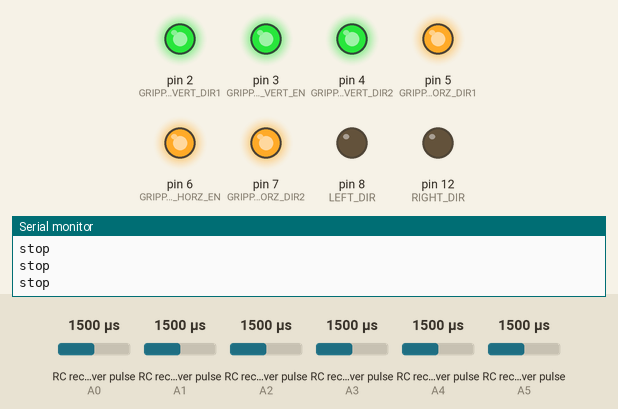
Simulated run of this sketch. Board: Arduino Uno, built with avr-gcc and run on an emulated ATmega328P. Parts: output pins drawn as LEDs (lit = HIGH), the last lines printed to the serial monitor. Wiring (inferred from the names in the program): 6 × RC receiver channel: data A0 / data A1 / data A2 / data A3 / data A4 / data A5. The test bench sets the inputs (shaded band); at power-on: RC receiver pulse (sensors on A0, A1, A4, A2, A3, A5) 1500 µs. Pins used as bus, display or sensor lines are not drawn.

Above: at 1.2 s.
1.3 s: RC receiver pulse (sensor on A0) set to 1419 µs
2.8 s: RC receiver pulse (sensor on A0) set to 1390 µs
At 3.6 s:
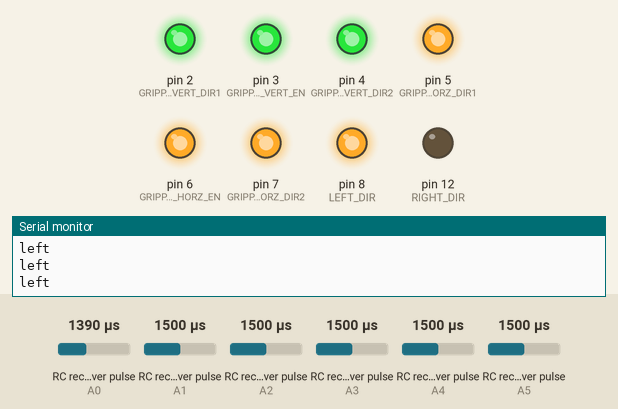
4.4 s: RC receiver pulse (sensor on A1) set to 1536 µs
5.9 s: RC receiver pulse (sensor on A1) set to 1561 µs
At 7.2 s:
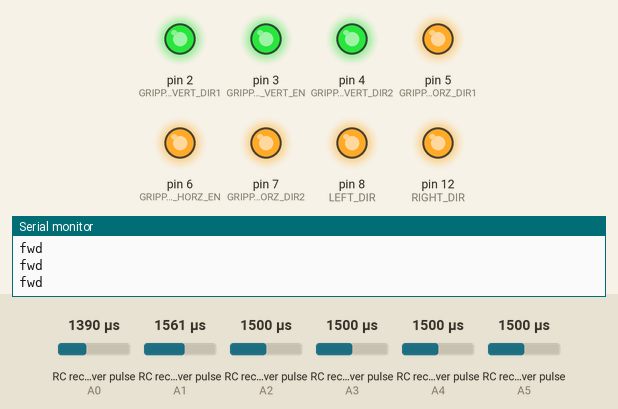
7.5 s: RC receiver pulse (sensor on A4) set to 1306 µs
9.0 s: RC receiver pulse (sensor on A4) set to 1281 µs
At 9.8 s:
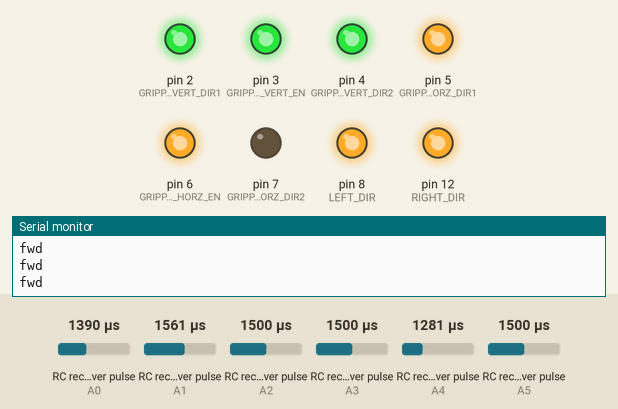
Timing chart, 0 to 11.6 s (numbered marks = the images above; inputs shaded):
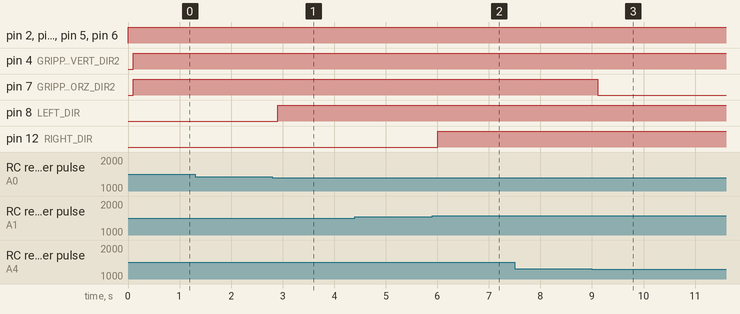

Measured:
- the behaviour switches between 1402 and 1401 µs on RC receiver pulse (sensor on A0) (found by bisection; images 0 and 1)
- the behaviour switches between 1549 and 1550 µs on RC receiver pulse (sensor on A1) (found by bisection; images 1 and 2)
- the behaviour switches between 1298 and 1297 µs on RC receiver pulse (sensor on A4) (found by bisection; images 2 and 3)
- after the input at 2.8 s, pin 8 (LEFT_DIR): LOW → HIGH after 0.10 s
- after the input at 5.9 s, pin 12 (RIGHT_DIR): LOW → HIGH after 0.11 s
- after the input at 9.0 s, pin 7 (GRIPPER_HORZ_DIR2): HIGH → LOW after 0.11 s

The sketch:

madmax_final.ino
```cpp
#include <EnableInterrupt.h>

constexpr int LEFT_DIR = 8;
constexpr int LEFT_POWER = 9;
constexpr int RIGHT_DIR = 12;
constexpr int RIGHT_POWER = 13;

constexpr int GRIPPER_VERT_EN = 3;
constexpr int GRIPPER_VERT_DIR1 = 2;
constexpr int GRIPPER_VERT_DIR2 = 4;

constexpr int GRIPPER_HORZ_EN = 6;
constexpr int GRIPPER_HORZ_DIR1 = 5;
constexpr int GRIPPER_HORZ_DIR2 = 7;


#define SERIAL_PORT_SPEED 9600
#define RC_NUM_CHANNELS 6

#define RC_CH1 0
#define RC_CH2 1
#define RC_CH3 2
#define RC_CH4 3
#define RC_CH5 4
#define RC_CH6 5

#define RC_CH1_INPUT A0
#define RC_CH2_INPUT A1
#define RC_CH3_INPUT A2
#define RC_CH4_INPUT A3
#define RC_CH5_INPUT A4
#define RC_CH6_INPUT A5

/*
    R1 --- R2
    |       |
    |       |
    |       |
    R1 --- R4
*/

int rc_values[RC_NUM_CHANNELS];
int rc_start[RC_NUM_CHANNELS];
volatile int rc_shared[RC_NUM_CHANNELS];

constexpr int RC_CH1_MEAN = 1500;
constexpr int RC_CH2_MEAN = 1450;

constexpr int RC_CH5_MEAN = 1500;
constexpr int RC_CH6_MEAN = 1500;

void gripper_vert_stop() {
  digitalWrite(GRIPPER_VERT_EN, HIGH);
  digitalWrite(GRIPPER_VERT_DIR1, HIGH);
  digitalWrite(GRIPPER_VERT_DIR2, HIGH);
}

void gripper_horz_stop() {
  digitalWrite(GRIPPER_HORZ_EN, HIGH);
  digitalWrite(GRIPPER_HORZ_DIR1, HIGH);
  digitalWrite(GRIPPER_HORZ_DIR2, HIGH);
}

void gripper_up() {
  digitalWrite(GRIPPER_VERT_EN, HIGH);
  digitalWrite(GRIPPER_VERT_DIR1, HIGH);
  digitalWrite(GRIPPER_VERT_DIR2, LOW);
}

void gripper_down() {
  digitalWrite(GRIPPER_VERT_EN, HIGH);
  digitalWrite(GRIPPER_VERT_DIR1, LOW);
  digitalWrite(GRIPPER_VERT_DIR2, HIGH);
}

void gripper_open() {
  digitalWrite(GRIPPER_HORZ_EN, HIGH);
  digitalWrite(GRIPPER_HORZ_DIR1, HIGH);
  digitalWrite(GRIPPER_HORZ_DIR2, LOW);
}

void gripper_close() {
  digitalWrite(GRIPPER_HORZ_EN, HIGH);
  digitalWrite(GRIPPER_HORZ_DIR1, LOW);
  digitalWrite(GRIPPER_HORZ_DIR2, HIGH);
}

void fwd()
{
  Serial.println("fwd");
  digitalWrite(LEFT_DIR, HIGH);
  digitalWrite(LEFT_POWER, HIGH);
  digitalWrite(RIGHT_DIR, HIGH);
  digitalWrite(RIGHT_POWER, HIGH);
}

void rev()
{
  Serial.println("rev");
  digitalWrite(LEFT_DIR, LOW);
  digitalWrite(LEFT_POWER, HIGH);
  digitalWrite(RIGHT_DIR, LOW);
  digitalWrite(RIGHT_POWER, HIGH);
}

void left()
{
     Serial.println("left");
    digitalWrite(LEFT_DIR, HIGH);
    digitalWrite(LEFT_POWER, HIGH);
    digitalWrite(RIGHT_DIR, LOW);
    digitalWrite(RIGHT_POWER, HIGH);
}
void right()
{
     Serial.println("right");
    digitalWrite(LEFT_DIR, LOW);
    digitalWrite(LEFT_POWER, HIGH);
    digitalWrite(RIGHT_DIR, HIGH);
    digitalWrite(RIGHT_POWER, HIGH);
}

void stop()
{
  Serial.println("stop");
  digitalWrite(LEFT_POWER, LOW);
  digitalWrite(RIGHT_POWER, LOW);
}

void setup()
{
  pinMode(LEFT_DIR, OUTPUT);
  pinMode(LEFT_POWER, OUTPUT);
  pinMode(RIGHT_DIR, OUTPUT);
  pinMode(RIGHT_POWER, OUTPUT);


  pinMode(GRIPPER_VERT_EN, OUTPUT);
  pinMode(GRIPPER_VERT_DIR1, OUTPUT);
  pinMode(GRIPPER_VERT_DIR2, OUTPUT);

  pinMode(GRIPPER_HORZ_EN, OUTPUT);
  pinMode(GRIPPER_HORZ_DIR1, OUTPUT);
  pinMode(GRIPPER_HORZ_DIR2, OUTPUT);

  pinMode(RC_CH1_INPUT, INPUT);
  pinMode(RC_CH2_INPUT, INPUT);
  pinMode(RC_CH3_INPUT, INPUT);
  pinMode(RC_CH4_INPUT, INPUT);
  pinMode(RC_CH5_INPUT, INPUT);
  pinMode(RC_CH6_INPUT, INPUT);

  enableInterrupt(RC_CH1_INPUT, calc_ch1, CHANGE);
  enableInterrupt(RC_CH2_INPUT, calc_ch2, CHANGE);
  enableInterrupt(RC_CH3_INPUT, calc_ch3, CHANGE);
  enableInterrupt(RC_CH4_INPUT, calc_ch4, CHANGE);
  enableInterrupt(RC_CH5_INPUT, calc_ch5, CHANGE);
  enableInterrupt(RC_CH6_INPUT, calc_ch6, CHANGE);

  Serial.begin(9600);
}

void calc_input(uint8_t channel, uint8_t input_pin)
{
  if (digitalRead(input_pin) == HIGH)
  {
    rc_start[channel] = micros();
  }
  else
  {
    int rc_compare = (int)(micros() - rc_start[channel]);
    rc_shared[channel] = rc_compare;
  }
}

void rc_read_values()
{
  noInterrupts();
  memcpy(rc_values, (const void *)rc_shared, sizeof(rc_shared));
  interrupts();
}

void calc_ch1() {
  calc_input(RC_CH1, RC_CH1_INPUT);
}
void calc_ch2() {
  calc_input(RC_CH2, RC_CH2_INPUT);
}
void calc_ch3() {
  calc_input(RC_CH3, RC_CH3_INPUT);
}
void calc_ch4() {
  calc_input(RC_CH4, RC_CH4_INPUT);
}
void calc_ch5() {
  calc_input(RC_CH5, RC_CH5_INPUT);
}
void calc_ch6() {
  calc_input(RC_CH6, RC_CH6_INPUT);
}

void loop()
{

  rc_read_values();

  if (abs(rc_values[RC_CH6] - RC_CH6_MEAN) <= 200)
    gripper_vert_stop();
  else if (rc_values[RC_CH6] < RC_CH6_MEAN)
    gripper_up();
  else
    gripper_down();

  if (abs(rc_values[RC_CH5] - RC_CH5_MEAN) <= 200)
    gripper_horz_stop();
  else if (rc_values[RC_CH5] < RC_CH5_MEAN)
    gripper_open();
  else
    gripper_close();

  if (abs(rc_values[RC_CH2] - RC_CH2_MEAN) >= 100)
  {
    if (rc_values[RC_CH2] > RC_CH2_MEAN)
      fwd();
    else
      rev();
  }

  else if (abs(rc_values[RC_CH1] - RC_CH1_MEAN) >= 100)
  {
    if (rc_values[RC_CH1] > RC_CH1_MEAN)
      right();
    else
      left();
  }

  else
    stop();

  delay(100);
}
```
